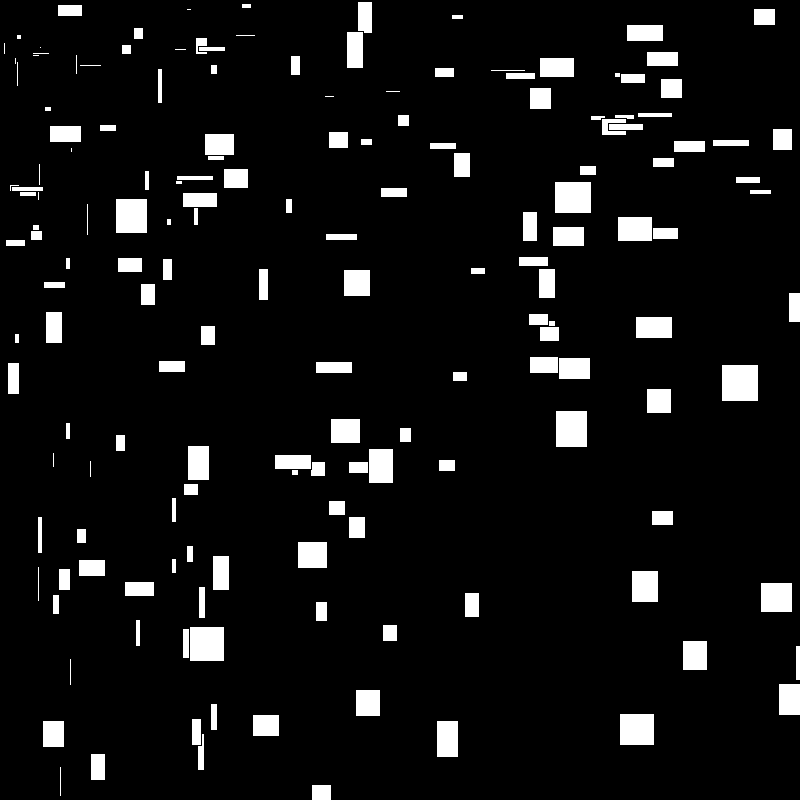
Frame 1 (no input)
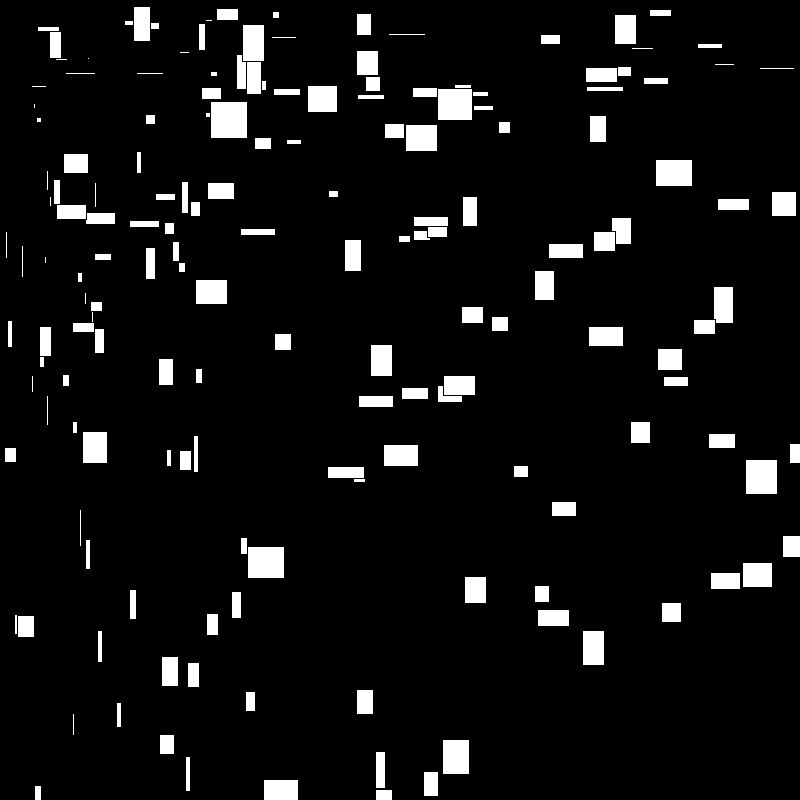
Frame 60 (the mouse pressed at the canvas centre just before this capture)
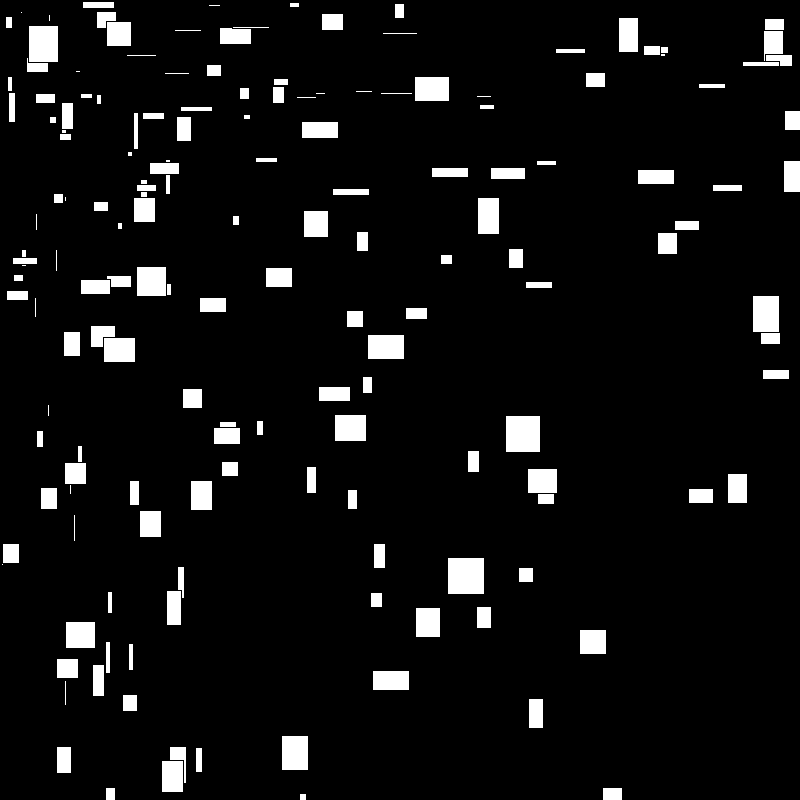
Frame 120 (the mouse held since frame 60 and released just before this capture)

The Processing sketch that drew these frames (run headless with seeded random() and noise(); from frame 60 on, the mouse is pressed at the canvas centre):

// Processing sketch: glittering_rects
// ── glittering_rects.pde
void setup() {
  size(800, 800);
}

void draw() {
  background(0);
  for (int x = 0; x < width; x+=50) {
    for (int y = 0; y < height; y+=50) {
      float xPosRect = x*random(2);
      float yPosRect =y*random(2);
      float widthRect = x/20;
      float heightRect = y/20;
      rect(xPosRect, yPosRect, widthRect, heightRect);
    }
    
  }
}
